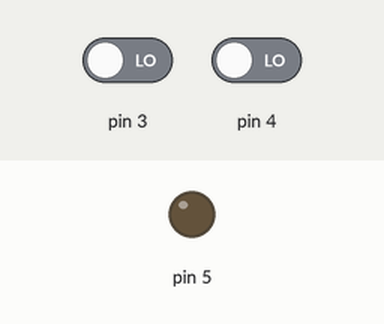
The sketch below on a simulated Arduino Uno, built with avr-gcc and run on an emulated ATmega328P. Parts: output pins drawn as LEDs (lit = HIGH). The inputs (shaded band) are chosen by the test bench; at power-on: pin 3 LOW, pin 4 LOW.

Above: at 1.2 s.
1.3 s: pin 3 driven HIGH
At 2.4 s:
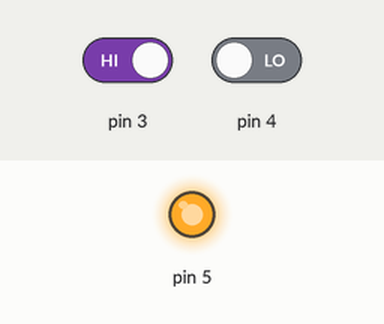
2.8 s: pin 3 driven LOW
At 3.6 s:
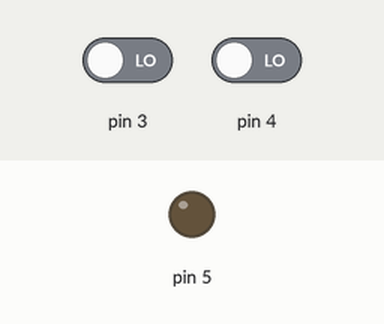
4.3 s: pin 4 driven HIGH
At 4.7 s:
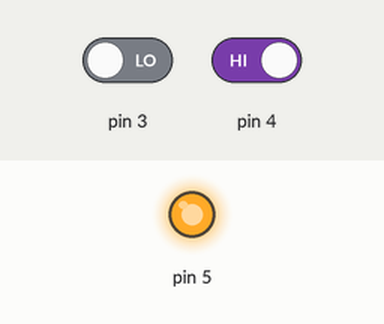
Timing chart, 0 to 7.3 s (numbered marks = the images above; inputs shaded):
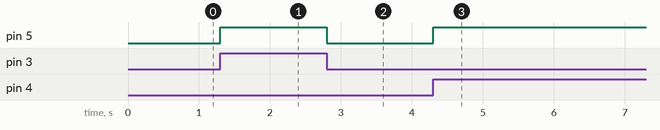

Measured:
- after the input at 1.3 s, pin 5: LOW → HIGH at once
- after the input at 2.8 s, pin 5: HIGH → LOW at once
- after the input at 4.3 s, pin 5: LOW → HIGH at once

The sketch:

or.ino
```cpp
void setup() {
  pinMode(3,INPUT);
  pinMode(4,INPUT);
  pinMode(5,OUTPUT);

}

void loop() {
  if(digitalRead(3)^digitalRead(4)){
    digitalWrite(5,HIGH);
    }
    else{
      digitalWrite(5,LOW);
      }

}
```
